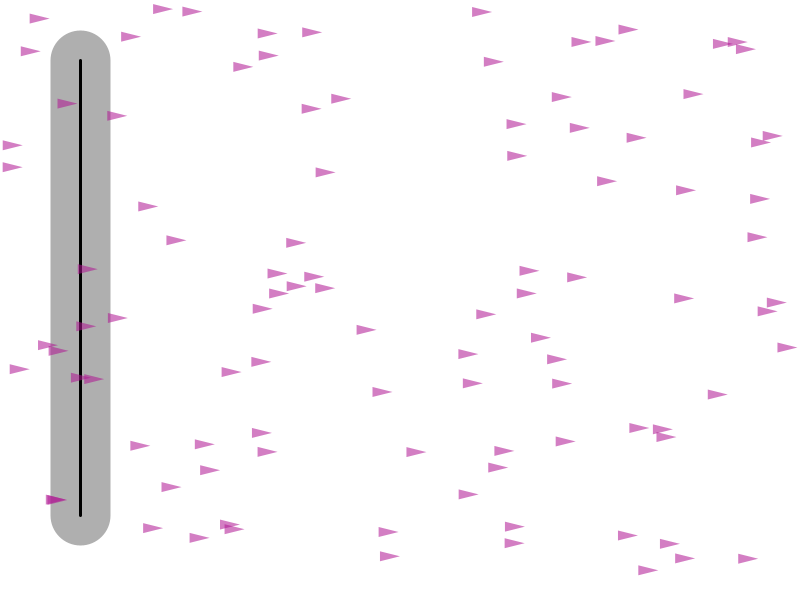
Frame 1 (no input)
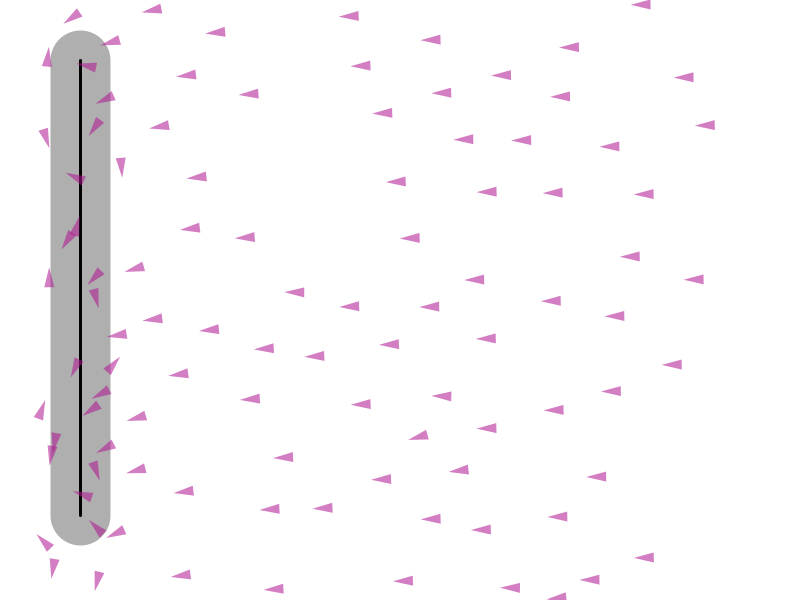
Frame 60 (the mouse pressed at the canvas centre just before this capture)
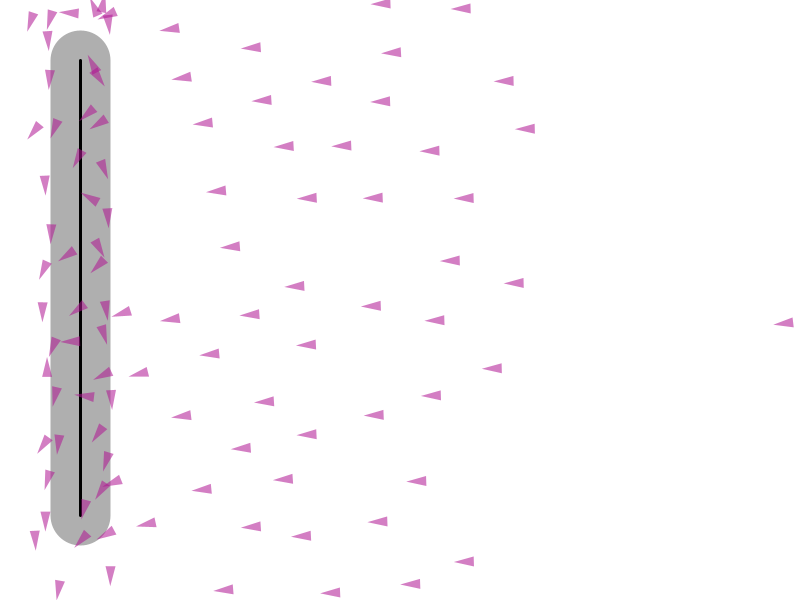
Frame 120 (the mouse held since frame 60 and released just before this capture)

The Processing sketch that drew these frames (run headless with seeded random() and noise(); from frame 60 on, the mouse is pressed at the canvas centre):

// Processing sketch: NotCraschPathFollowing
// ── NotCraschPathFollowing.pde
  ArrayList<Vehicle> vehicles;
  Path p;

void setup(){
  size(800,600);
  background(255);
  vehicles = new ArrayList<Vehicle>();
  for(int i = 0; i<100; i++){
    vehicles.add(new Vehicle(random(width),random(height)));
  }
  p = new Path();
}


void draw(){
  background(255);
  p.display();
  for(Vehicle v : vehicles){
    v.update();
    
    v.display();
    //v.seek(new PVector(mouseX,mouseY));
    v.separate(vehicles);
    //v.cohesion(vehicles);
    v.follow(p);
    v.checkedges();
  }
  
}

void mouseClicked(){

  p.addPoint(mouseX,mouseY);
}
// ── Path.pde
class Path{
ArrayList<PVector> points;
float radius;
  Path(){
  points= new ArrayList<PVector>();
  points.add(new PVector(width/10,height/10));
  points.add(new PVector(width/10,height-height/7));
  //points.add(new PVector(width-width/10,height-height/10));
  //points.add(new PVector(width-width/10,height/10));
  //points.add(new PVector(width/10,height/10));
  radius = 30;
}

  void display(){
    noFill();
    beginShape();
    strokeWeight(radius*2);
    stroke(175);
    for(PVector p : points){
    vertex(p.x,p.y);
    }
    endShape();
    strokeWeight(3);
    stroke(0);
    beginShape();
    for(PVector p : points){
    vertex(p.x,p.y);
    }
    endShape();
  }

  void addPoint(float x, float y){
    points.add(new PVector(x,y));
  }
}
// ── Vehicle.pde
class Vehicle{
PVector loc;
PVector vel;
PVector acc;
float maxspeed;
float maxforce;
float r;


  Vehicle(float x, float y){
    loc = new PVector(x,y);
    vel = new PVector(0,0);
    acc = new PVector(0,0);
    maxspeed = 3;
    maxforce = .1;
    r = 5;
  }
  

  void update(){
  vel.add(acc);
  vel.limit(maxspeed);
  loc.add(vel);
  acc.mult(0);
  }
  
  void display(){
    float theta = vel.heading2D() + radians(90);
    fill(175,20,145, 140);
    noStroke();
    pushMatrix();
    translate(loc.x,loc.y);
    rotate(theta);
    beginShape(TRIANGLES);
    vertex(0, -r*2);
    vertex(-r, r*2);
    vertex(r, r*2);
    endShape();
    popMatrix();
  }
  
  void applyForce(PVector p){
    acc.add(p); 
  }
  
  void seek(PVector target){
    PVector desired = PVector.sub(target, loc);
    desired.normalize();
    desired.mult(maxspeed);
    PVector steer = PVector.sub(desired,vel);
    steer.limit(maxforce);
    applyForce(steer);
  }
  
   
  void cohesion(ArrayList<Vehicle> vlist){
    
    float desiredseparation = r*2;
    PVector sum = new PVector();
    int count = 0;
    
    for(Vehicle other : vlist){
      float d = PVector.dist(loc, other.loc);
      if((d>0)&&(d<desiredseparation)){
        PVector diff = PVector.sub(other.loc, loc);
        diff.normalize();
        sum.add(diff);
        count++;
      }
     
    }
    if(count > 0){
      sum.div(count);
      sum.setMag(maxspeed);
      PVector steer = PVector.sub(sum, vel);
      steer.limit(maxforce);
      applyForce(steer);
    }
  }
  
  void separate(ArrayList<Vehicle> vlist){
    
    float desiredseparation = 50;
    PVector sum = new PVector();
    int count = 0;
    
    for(Vehicle other : vlist){
      float d = PVector.dist(loc, other.loc);
      if((d>0)&&(d<desiredseparation)){
        PVector diff = PVector.sub(loc, other.loc);
        diff.normalize();
        sum.add(diff);
        count++;
      }
     
    }
    if(count > 0){
      sum.div(count);
      sum.setMag(maxspeed);
      PVector steer = PVector.sub(sum, vel);
      steer.limit(maxforce);
      applyForce(steer);
    }
  }
  
  void follow(Path p){
    PVector predict = vel.get();
    predict.normalize();
    predict.mult(25);
    PVector predictLoc = PVector.add(loc,predict);
    PVector normal = null;
    PVector target = null;
    float worldRecord = 1000000;
    for(int i = 0 ; i<p.points.size()-1; i++){
      PVector a = p.points.get(i);
      PVector b = p.points.get(i+1);
      PVector normalPoint = getNormalPoint(predictLoc,a,b);
      if(normalPoint.x < min(a.x,b.x) || normalPoint.x > max(b.x,a.x)){
        normalPoint = b.get();
      }
      
      float distance = PVector.dist(predictLoc, normalPoint);
      
      if(distance < worldRecord){
        worldRecord = distance;
        normal = normalPoint.get();
        
        PVector dir = PVector.sub(b,a);
        dir.normalize();
        dir.mult(10);
        target = PVector.add(normalPoint,dir);
      } 
    }
      if(worldRecord> p.radius){
        seek(target);
      }
  }
  
  PVector getNormalPoint(PVector p, PVector a ,PVector b){
    PVector ap = PVector.sub(p,a);
    PVector ab = PVector.sub(b,a);
    
    ab.normalize();
    ab.mult(ap.dot(ab));
    PVector normalPoint = PVector.add(a,ab);
    
    return normalPoint;
  }
  
   void checkedges(){
    
    if (loc.x > width) loc.x = 0;
    else if (loc.x < 0) loc.x = width;
    if (loc.y > height) loc.y = 0;
    else if (loc.y <  0) loc.y = height;
  }
  
}
